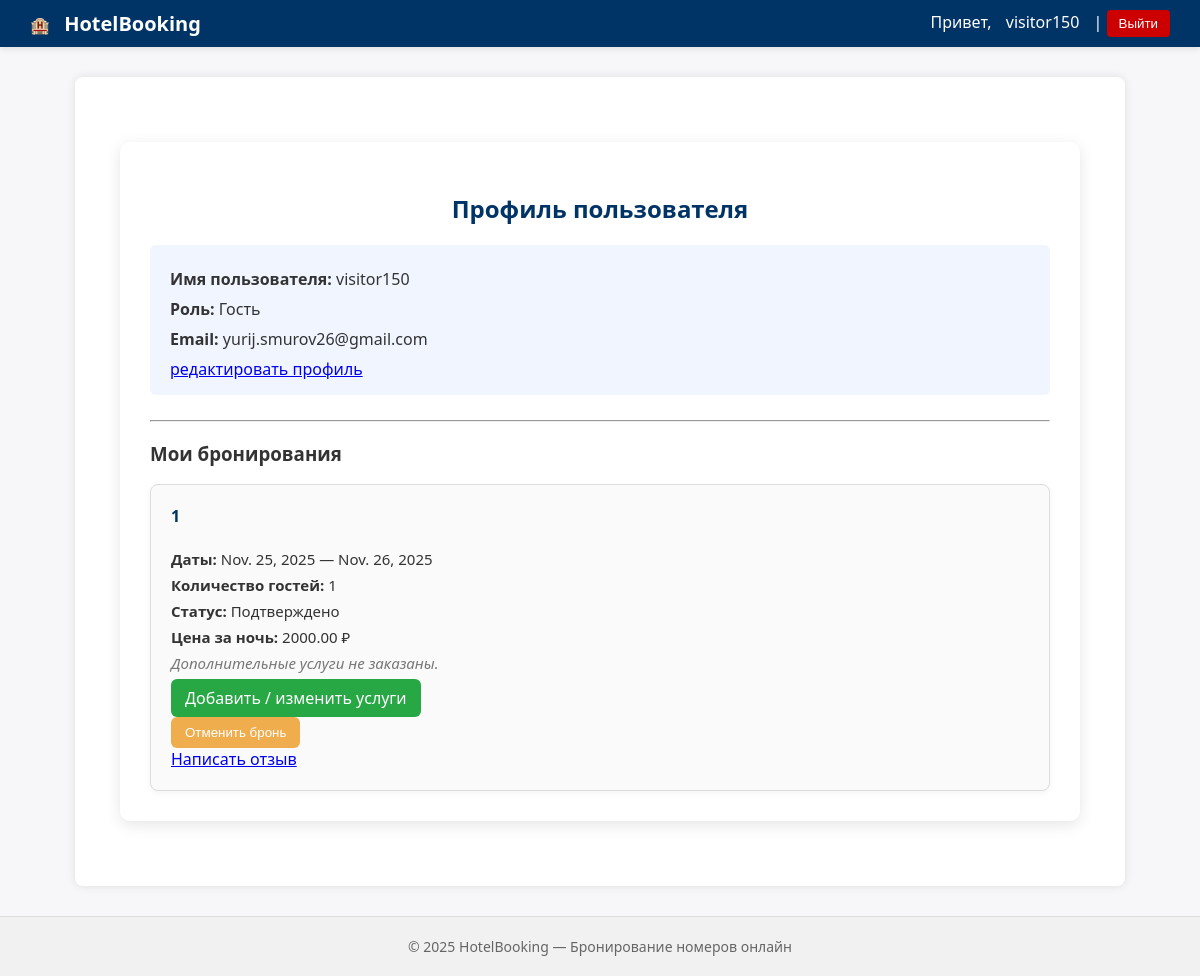
Page /accounts/profile/ (signed in) on the committed database.
### account_app/models.py (models this page shows, shortened)
class User(AbstractUser):
    ROLE_CHOICES = (
        ('admin', 'Администратор'),
        ('guest', 'Гость'),
    )
    role = models.CharField(max_length=10, choices=ROLE_CHOICES, default='guest')
    is_approved = models.BooleanField(default=False)
    objects = UserManager()

### booking_app/models.py (models this page shows, shortened)
class Booking(models.Model):
    STATUS_CHOICES = (
        ('confirmed', 'Подтверждено'),
        ('cancelled', 'Отменено'),
    )
    guest = models.ForeignKey(User, on_delete=models.CASCADE, related_name='bookings')
    room = models.ForeignKey(Room, on_delete=models.CASCADE)
    check_in = models.DateField()
    check_out = models.DateField()
    guests_count = models.PositiveIntegerField()
    status = models.CharField(max_length=10, choices=STATUS_CHOICES, default='confirmed')
    objects = models.Manager()

class Room(models.Model):
    STATUS_CHOICES = (
        ('available', 'Доступен'),
        ('occupied', 'Занят'),
    )
    title = models.CharField(max_length=100)
    description = models.TextField()
    capacity = models.PositiveIntegerField()
    price_per_night = models.DecimalField(max_digits=8, decimal_places=2)
    status = models.CharField(max_length=10, choices=STATUS_CHOICES, default='available')
    objects = models.Manager()

### account_app/views.py (the view)
# urls.py: path('profile/', profile_view, name='profile'),
@login_required
def profile_view(request):
    user = request.user
    if user.is_superuser:
        rooms = Room.objects.all()
        return render(request, 'registration/profile_admin.html', {
            'user': user,
            'rooms': rooms
        })
    elif user.role == 'admin':
        rooms = Room.objects.all()
        return render(request, 'registration/profile_admin.html', {
            'user': user,
            'rooms': rooms
        })
    else:
        return render(request, 'registration/profile.html', {'user': user})

### account_app/templates/registration/profile.html (shortened to what this page needs)
{% extends "base.html" %}
{% block content %}
<div class="profile-container">
    <h2>Профиль пользователя</h2>
    <div class="user-info">
        <p><strong>Имя пользователя:</strong> {{ user.username }}</p>
        <p><strong>Роль:</strong> {{ user.get_role_display }}</p>
        <p><strong>Email:</strong> {{ user.email|default:"—" }}</p>
        <a href="{% url 'account_app:profile_edit' %}">редактировать профиль</a>
    </div>
    <hr>
    <h3>Мои бронирования</h3>
    {% if user.bookings.all %}
        <div class="bookings-list">
            {% for booking in user.bookings.all %}
                <div class="booking-card">
                    <h4>{{ booking.room.title }}</h4>
                    <p><strong>Даты:</strong> {{ booking.check_in }} — {{ booking.check_out }}</p>
                    <p><strong>Количество гостей:</strong> {{ booking.guests_count }}</p>
                    <p><strong>Статус:</strong> {{ booking.get_status_display }}</p>
                    <p><strong>Цена за ночь:</strong> {{ booking.room.price_per_night }} ₽</p>
                    {% if booking.service_orders.all %}
                        <details class="services-details">
                            <summary>Заказанные услуги</summary>
                            <ul>
                                {% for order in booking.service_orders.all %}
                                    <li>{{ order.service.name }} ×{{ order.quantity }} — {{ order.service.price }} ₽</li>
                                {% endfor %}
                            </ul>
                        </details>
                    {% else %}
                        <p class="no-services">Дополнительные услуги не заказаны.</p>
                    {% endif %}
                    <div class="service-buttons">
                        <a href="{% url 'booking_app:user_booking_services' booking.id %}" class="btn-edit">
                            Добавить / изменить услуги
                        </a>
                        {% if booking.status == 'confirmed' %}
                            <form action="{% url 'booking_app:booking_cancel' booking.id %}" method="post" class="cancel-form">
                                <button type="submit" class="btn-cancel">Отменить бронь</button>
                            </form>
                        {% endif %}
                    </div>
                    <div class="review-section">
                        {% if booking.review %}
                            <details class="review-details">
                                <summary>Ваш отзыв</summary>
                                <p>{{ booking.review.comment }}</p>
                                <a href="{% url 'booking_app:edit_review' booking.id %}" class="btn-edit-review">Изменить отзыв</a>
                            </details>
                        {% else %}
                            <a href="{% url 'booking_app:add_review' booking.id %}" class="btn-add-review">Написать отзыв</a>
                        {% endif %}
                    </div>
                </div>
            {% endfor %}
        </div>
    {% else %}
        <p>У вас пока нет броней.</p>
    {% endif %}
</div>
{% endblock %}

### templates/base.html (shortened to what this page needs)
<!DOCTYPE html>
<html lang="ru">
<head>
    {% load static %}
    <link rel="stylesheet" href="{% static 'css/style.css' %}">
</head>
<body>
    <nav>
        <div class="nav-left">
            🏨 <a href="/" class="brand">HotelBooking</a>
        </div>
        <div class="nav-right">
            {% if user.is_authenticated %}
                Привет, <a href="{% url 'account_app:profile' %}">{{ user.username }}</a> |
                <form method="post" action="{% url 'account_app:logout' %}" class="logout-form">
                    <button type="submit">Выйти</button>
                </form>
            {% else %}
                <a href="{% url 'account_app:login' %}">Вход</a> |
                <a href="{% url 'account_app:signup' %}">Регистрация</a>
            {% endif %}
        </div>
    </nav>
    <main>
        {% block content %}
        {% endblock %}
    </main>
    <footer>
        © 2025 HotelBooking — Бронирование номеров онлайн
    </footer>
</body>
</html>

### idz_project/static/css/style.css (style rules this page uses)
body { font-family: "Segoe UI", Roboto, Arial, sans-serif; background-color: #f7f7f9; color: #333; margin: 0; padding: 0; }
nav { background-color: #003366; color: white; display: flex; justify-content: space-between; align-items: center; padding: 10px 30px; box-shadow: 0 2px 6px rgba(0, 0, 0, 0.1); }
nav a { color: white; text-decoration: none; margin: 0 10px; font-weight: 500; transition: color 0.3s ease; }
.brand { font-size: 20px; font-weight: bold; color: white; text-decoration: none; }
.logout-form { display: inline; }
.logout-form button { background-color: #cc0000; border: none; color: white; padding: 6px 12px; border-radius: 4px; cursor: pointer; font-weight: 500; transition: background 0.3s ease; }
main { max-width: 1000px; margin: 30px auto; background-color: white; padding: 25px; border-radius: 8px; box-shadow: 0 0 10px rgba(0, 0, 0, 0.1); }
footer { text-align: center; color: #666; padding: 20px; font-size: 14px; border-top: 1px solid #ddd; background: #f1f1f1; }
.profile-container { max-width: 900px; margin: 40px auto; background: #ffffff; padding: 30px; border-radius: 10px; box-shadow: 0 4px 15px rgba(0, 0, 0, 0.1); }
.profile-container h2 { text-align: center; color: #003366; margin-bottom: 20px; }
.user-info { background: #f1f5ff; padding: 15px 20px; border-radius: 6px; margin-bottom: 25px; }
.user-info p { margin: 8px 0; color: #333; }
.bookings-list { display: flex; flex-direction: column; gap: 20px; }
.booking-card { border: 1px solid #ddd; border-radius: 8px; padding: 20px; background: #fafafa; box-shadow: 0 2px 6px rgba(0,0,0,0.05); }
.booking-card h4 { margin-top: 0; color: #003366; }
.booking-card p { margin: 6px 0; font-size: 15px; }
.no-services { color: #777; font-style: italic; margin-top: 5px; }
.btn-edit, .btn-cancel, .btn-delete { display: inline-block; padding: 8px 14px; border: none; border-radius: 6px; font-weight: 500; cursor: pointer; text-decoration: none; transition: background 0.3s ease; appearance: none; -webkit-appearance: none; -moz-appearance: none; background-clip: padding-box; box-sizing: border-box; margin: 0; line-height: normal; }
.btn-edit { background-color: #28a745; color: #fff; }
.btn-cancel { background-color: #f0ad4e; color: #fff; }

### rows in the picture
User: username "visitor150", role "Гость", email "yurij.smurov26@gmail.com"
Booking: room "1", check_in "Nov. 25, 2025", check_out "Nov. 26, 2025", guests_count "1", status "Подтверждено", room.price_per_night "2000.00", shows "Дополнительные услуги не заказаны.", shows "Отменить бронь", shows "Написать отзыв"
